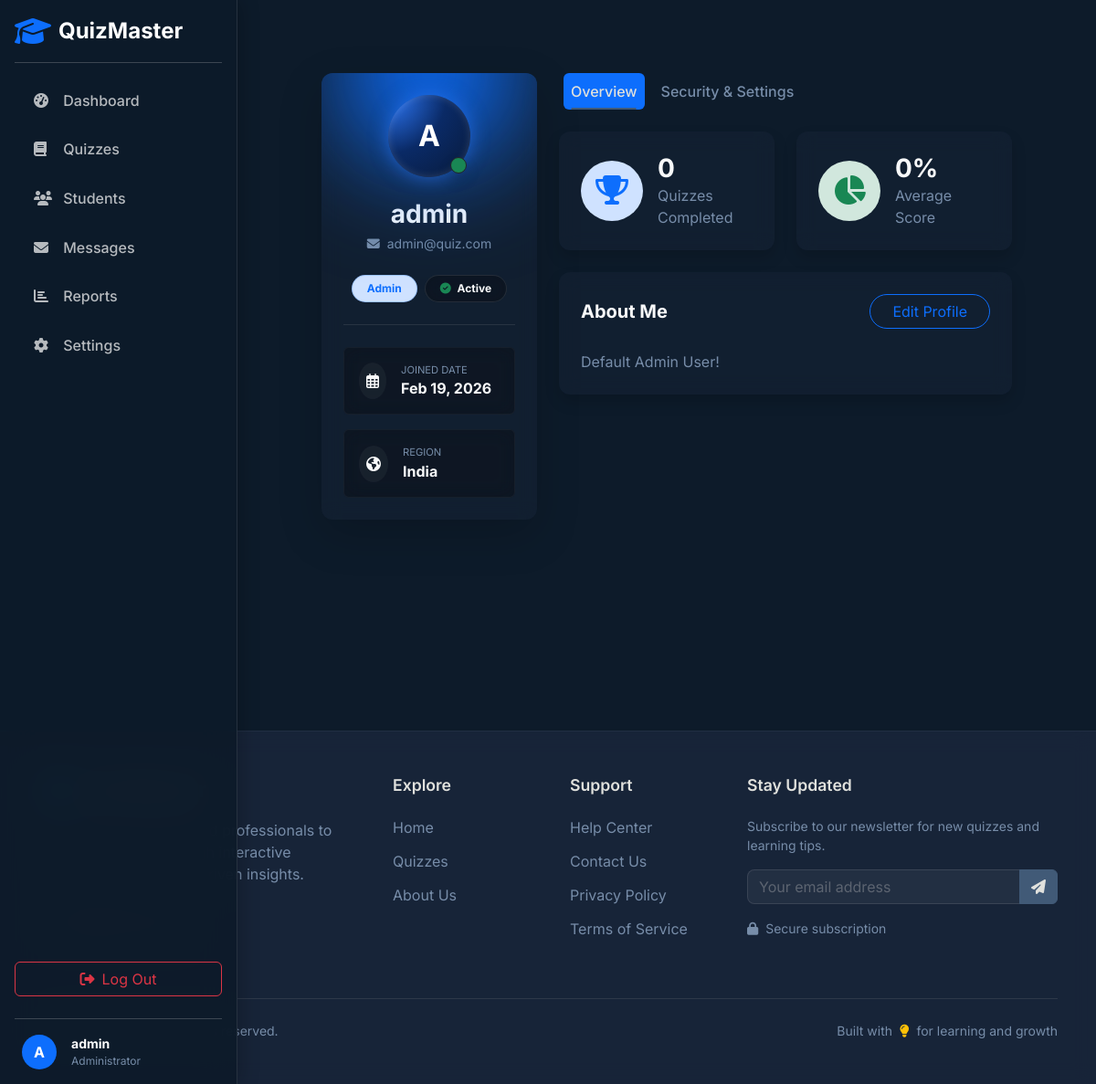
/student/profile.php (signed in), run on the app's committed database.
### tables this page shows
CREATE TABLE users (
    id INT AUTO_INCREMENT PRIMARY KEY,
    username VARCHAR(50) NOT NULL UNIQUE,
    email VARCHAR(100) NOT NULL UNIQUE,
    password VARCHAR(255) NOT NULL,
    role ENUM('admin', 'student') NOT NULL DEFAULT 'student',
    is_blocked TINYINT(1) DEFAULT 0,
    bio TEXT DEFAULT NULL,
    profile_pic VARCHAR(255) DEFAULT NULL,
    created_at TIMESTAMP DEFAULT CURRENT_TIMESTAMP
);

### controllers/profile-process.php (called while the page is built, shortened)
<?php
require_once '../config/database.php';
require_once '../includes/functions.php';
$user_id = $_SESSION['user_id'];
$stmt = $pdo->prepare("SELECT username, email, role, bio, created_at, profile_pic FROM users WHERE id = ?");
$stmt->execute([$user_id]);
$user = $stmt->fetch();
$quizzes_taken = $pdo->prepare("SELECT COUNT(*) FROM quiz_attempts WHERE user_id = ?");
$quizzes_taken->execute([$user_id]);
$stats_count = $quizzes_taken->fetchColumn();
$avg_score_stmt = $pdo->prepare("SELECT AVG((score/total_questions)*100) FROM quiz_attempts WHERE user_id = ? AND total_questions > 0");
$avg_score_stmt->execute([$user_id]);
$avg_score = round((float)$avg_score_stmt->fetchColumn(), 1);
include_once '../includes/header.php';
?>

### includes/functions.php (called while the page is built, shortened)
<?php
function sanitize($data) {
    return htmlspecialchars(strip_tags(trim($data)));
}
?>

### student/profile.php (the view, shortened to what this page needs)
<?php include_once '../controllers/profile-process.php'; ?>
<div class="container px-lg-5">
    <div class="row">
        <div class="col-lg-4 mb-4 mb-lg-0">
            <div class="glass-card p-4 text-center border-0 shadow-lg position-relative overflow-hidden h-100">
                <div class="position-absolute top-0 start-50 translate-middle bg-primary opacity-10 rounded-circle" style="width: 200px; height: 200px; filter: blur(60px);"></div>
                <div class="profile-avatar-floating mx-auto mb-4 position-relative" style="margin-top: 0;">
                    <?php if (!empty($user['profile_pic'])): ?>
                        <img src="../assets/images/profiles/<?php echo sanitize($user['profile_pic']); ?>" alt="Profile Picture" class="w-100 h-100 rounded-circle" style="object-fit: cover;">
                    <?php else: ?>
                        <span class="fw-bold"><?php echo strtoupper(substr($user['username'], 0, 1)); ?></span>
                    <?php endif; ?>
                    <div class="position-absolute bottom-0 end-0 p-2 bg-success border border-dark rounded-circle me-1 mb-1 shadow"></div>
                </div>
                <h3 class="text-light fw-bold mb-1"><?php echo sanitize($user['username']); ?></h3>
                <p class="text-muted mb-4 small"><i class="fas fa-envelope me-2"></i><?php echo sanitize($user['email']); ?></p>
                <div class="d-flex justify-content-center gap-2 mb-4">
                    <span class="badge bg-primary-subtle text-primary border border-primary border-opacity-25 rounded-pill px-3 py-2">
                        <?php echo ucfirst($user['role']); ?>
                    </span>
                    <span class="badge bg-dark-glass text-light border border-secondary border-opacity-25 rounded-pill px-3 py-2">
                        <i class="fas fa-check-circle text-success me-1"></i> Active
                    </span>
                </div>
                <hr class="border-secondary opacity-25 my-4">
                <div class="row g-3 text-start">
                    <div class="col-12">
                        <div class="p-3 rounded bg-dark-glass border border-secondary border-opacity-10 d-flex align-items-center transition-hover">
                            <div class="bg-secondary bg-opacity-10 p-2 rounded-circle me-3">
                                <i class="far fa-calendar-alt text-light"></i>
                            </div>
                            <div>
                                <small class="text-muted d-block text-uppercase" style="font-size: 0.7rem;">Joined Date</small>
                                <span class="text-light fw-bold"><?php echo date('M d, Y', strtotime($user['created_at'])); ?></span>
                            </div>
                        </div>
                    </div>
                     <div class="col-12">
                        <div class="p-3 rounded bg-dark-glass border border-secondary border-opacity-10 d-flex align-items-center transition-hover">
                            <div class="bg-secondary bg-opacity-10 p-2 rounded-circle me-3">
                                <i class="fas fa-globe-americas text-light"></i>
                            </div>
                            <div>
                                <small class="text-muted d-block text-uppercase" style="font-size: 0.7rem;">Region</small>
                                <span class="text-light fw-bold">India</span>
                            </div>
                        </div>
                    </div>
                </div>
            </div>
        </div>
        <div class="col-lg-8">
            <ul class="nav nav-pills nav-pills-custom mb-4" id="profileTabs" role="tablist">
                <li class="nav-item" role="presentation">
                    <button class="nav-link active px-2" id="overview-tab" data-bs-toggle="pill" data-bs-target="#overview" type="button" role="tab">Overview</button>
                </li>
                <li class="nav-item" role="presentation">
                    <button class="nav-link px-2" id="security-tab" data-bs-toggle="pill" data-bs-target="#security" type="button" role="tab">Security & Settings</button>
                </li>
            </ul>
            <div class="tab-content" id="profileTabsContent">
                <div class="tab-pane fade show active" id="overview" role="tabpanel">
                    <div class="row g-4 mb-4">
                        <div class="col-md-6">
                            <div class="card glass-card border-0 shadow h-100 hover-lift">
                                <div class="card-body p-4 d-flex align-items-center">
                                    <div class="bg-primary-subtle p-3 rounded-circle me-3">
                                        <i class="fas fa-trophy fa-2x text-primary"></i>
                                    </div>
                                    <div>
                                        <h3 class="text-light fw-bold mb-0"><?php echo $stats_count; ?></h3>
                                        <span class="text-muted">Quizzes Completed</span>
                                    </div>
                                </div>
                            </div>
                        </div>
                        <div class="col-md-6">
                            <div class="card glass-card border-0 shadow h-100 hover-lift">
                                <div class="card-body p-4 d-flex align-items-center">
                                    <div class="bg-success-subtle p-3 rounded-circle me-3">
                                        <i class="fas fa-chart-pie fa-2x text-success"></i>
                                    </div>
                                    <div>
                                        <h3 class="text-light fw-bold mb-0"><?php echo $avg_score; ?>%</h3>
                                        <span class="text-muted">Average Score</span>
                                    </div>
                                </div>
                            </div>
                        </div>
                    </div>
                    <div class="card glass-card border-0 shadow">
                        <div class="card-body p-4">
                            <div class="d-flex justify-content-between align-items-center mb-4">
                                <h5 class="text-light mb-0">About Me</h5>
                                <button class="btn btn-outline-primary rounded-pill px-4" data-bs-toggle="modal" data-bs-target="#editProfileModal">Edit Profile</button>
                            </div>
                            <p class="text-muted mb-0">
                                <?php if (!empty($user['bio'])): ?>
                                    <?php echo nl2br(sanitize($user['bio'])); ?>
                                <?php endif; ?>
                            </p>
                        </div>
                    </div>
                </div>
            </div>
        </div>
    </div>
</div>
</div>
<?php include_once '../includes/footer.php'; ?>

### assets/css/style.css (style rules this page uses)
:root { --ink-black: #0D1B2A; --prussian-blue: #1B263B; --dusk-blue: #415A77; --dusty-denim: #778DA9; --alabaster-grey: #E0E1DD; --primary: #415A77; --secondary: #778DA9; --dark-bg: #0D1B2A; --card-bg: #1B263B; --light-text: #E0E1DD; --muted-text: #778DA9; --success: #10b981; --warning: #f59e0b; --danger: #ef4444; --info: #3b82f6; --gradient-primary: linear-gradient(135deg, #1B263B 0%, #415A77 100%); --gradient-accent: linear-gradient(135deg, #415A77 0%, #778DA9 100%); }
body { background-color: var(--dark-bg); color: var(--light-text); font-family: 'Inter', system-ui, -apple-system, sans-serif; min-height: 100vh; display: flex; flex-direction: column; }
h1, h2, h3, h4, h5, h6 { color: var(--alabaster-grey); font-weight: 700; }
.card { background-color: var(--card-bg); border: 1px solid rgba(119, 141, 169, 0.2); border-radius: 12px; box-shadow: 0 4px 6px rgba(13, 27, 42, 0.3); transition: transform 0.3s ease, box-shadow 0.3s ease; }
.nav-link { color: var(--dusty-denim) !important; font-weight: 500; margin: 0 5px; position: relative; transition: all 0.3s ease; }
.nav-link:hover, .nav-link.active { color: var(--alabaster-grey) !important; }
.nav-link::after { content: ''; position: absolute; width: 0; height: 2px; bottom: 0; left: 50%; background-color: var(--dusk-blue); transition: all 0.3s cubic-bezier(0.165, 0.84, 0.44, 1); transform: translateX(-50%); }
.nav-link:hover::after, .nav-link.active::after { width: 80%; }
.text-muted { color: var(--muted-text) !important; }
.glass-card { background: rgba(27, 38, 59, 0.6); backdrop-filter: blur(10px); -webkit-backdrop-filter: blur(10px); border: 1px solid rgba(119, 141, 169, 0.1); border-radius: 12px; }
.hover-lift { transition: transform 0.3s ease, border-color 0.3s ease, background-color 0.3s ease; }
.bg-dark-glass { background-color: rgba(13, 27, 42, 0.5); backdrop-filter: blur(10px); -webkit-backdrop-filter: blur(10px); }

### assets/css/quiz.css (style rules this page uses)
.bg-dark-glass { background-color: rgba(13, 27, 42, 0.95); backdrop-filter: blur(10px); }
.glass-card { background: rgba(27, 38, 59, 0.6); backdrop-filter: blur(10px); border: 1px solid rgba(119, 141, 169, 0.1); }

### student/profile.php (style rules this page uses)
.bg-primary-subtle { background-color: rgba(65, 90, 119, 0.2); }
.bg-success-subtle { background-color: rgba(16, 185, 129, 0.2); }
.bg-dark-glass { background-color: rgba(0,0,0,0.3); }
.glass-card { background: rgba(27, 38, 59, 0.4); backdrop-filter: blur(10px); border: 1px solid rgba(119, 141, 169, 0.1); }
.profile-avatar-floating { width: 90px; height: 90px; border-radius: 50%; background: radial-gradient( circle at top left, #2f7cff, #0a2a66, #081a3a ); color: #ffffff; font-size: 32px; box-shadow: 0 0 20px rgba(47, 124, 255, 0.6), inset 0 0 10px rgba(255, 255, 255, 0.15); display: flex; justify-content: center; align-items: center; }

### data on the page
users: username "A", username "admin", email "admin@quiz.com", role "Admin", created_at "Feb 19, 2026", bio "Default Admin User!"

### other printed values
substr($_SESSION['username'], 0, 1) "A"
$_SESSION['username'] "admin"
$stats_count "0"
$avg_score "0"
